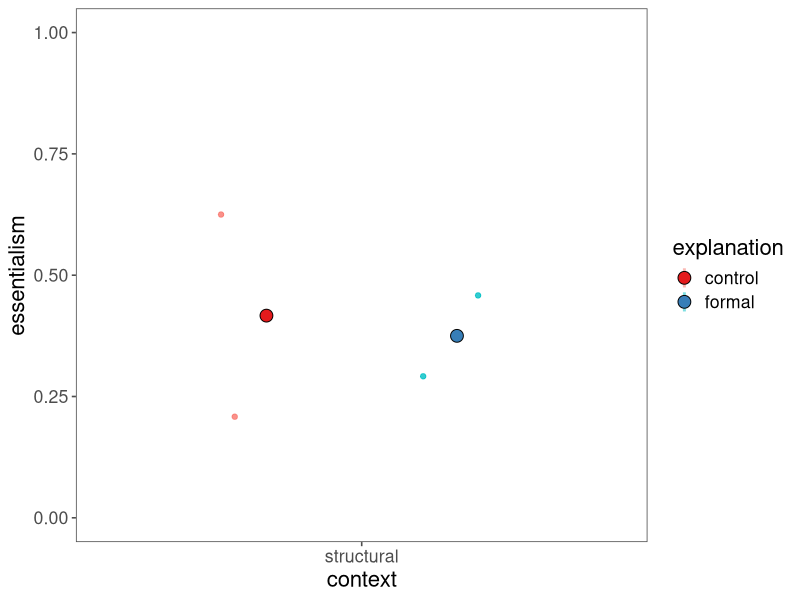
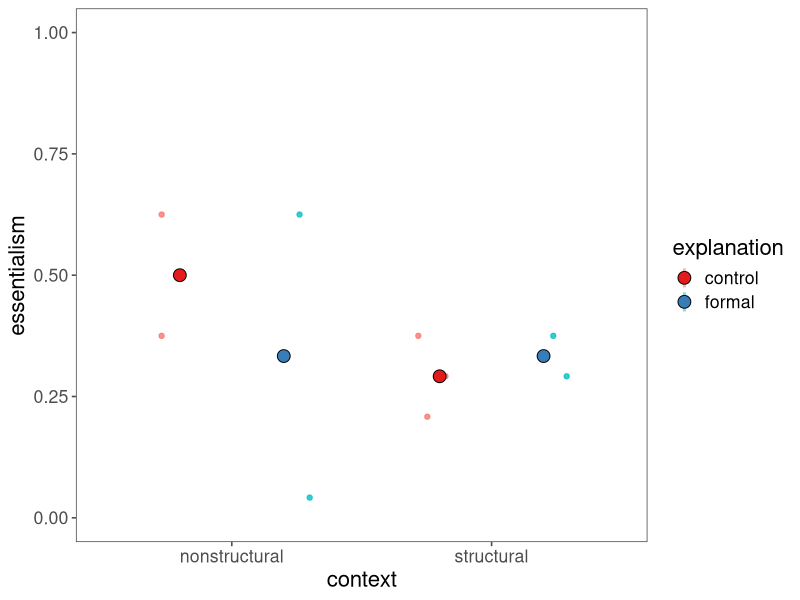
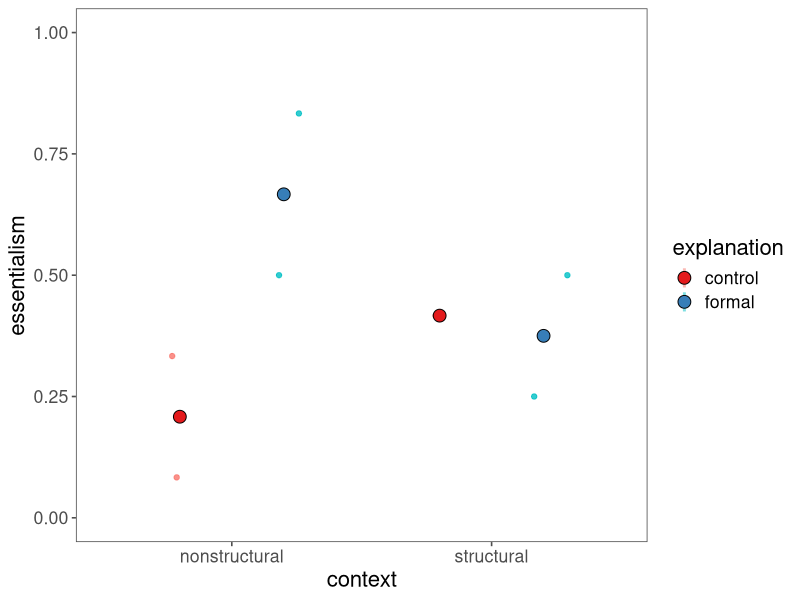
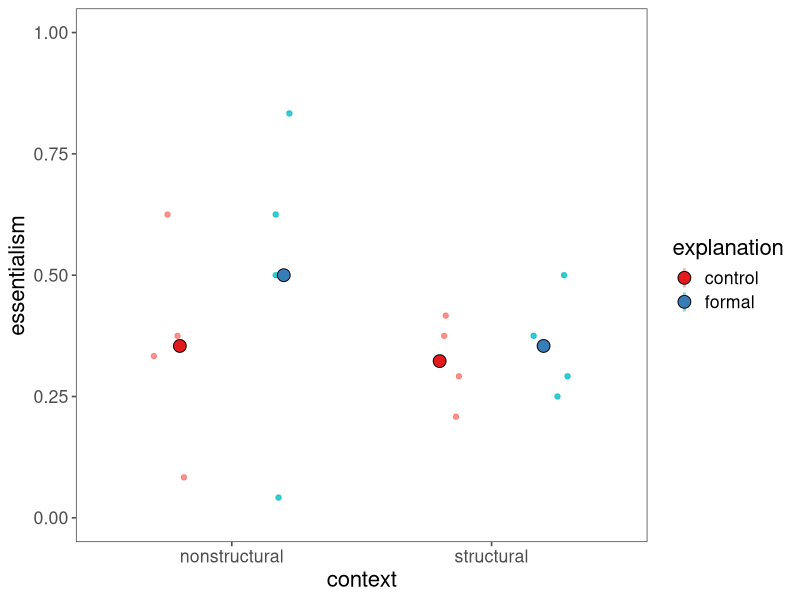
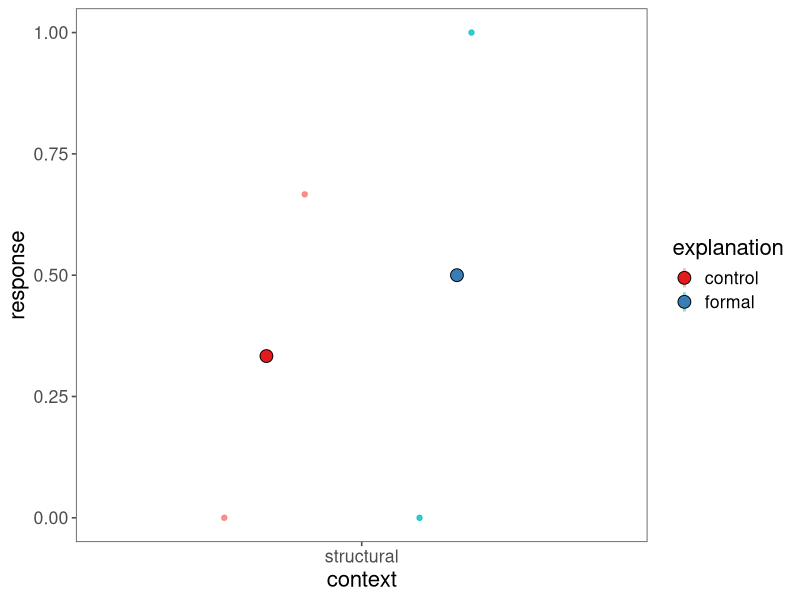
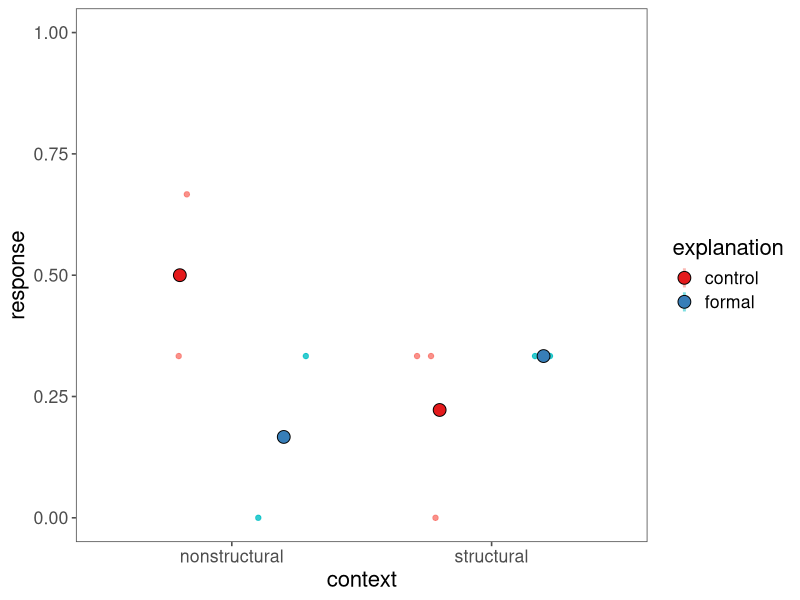
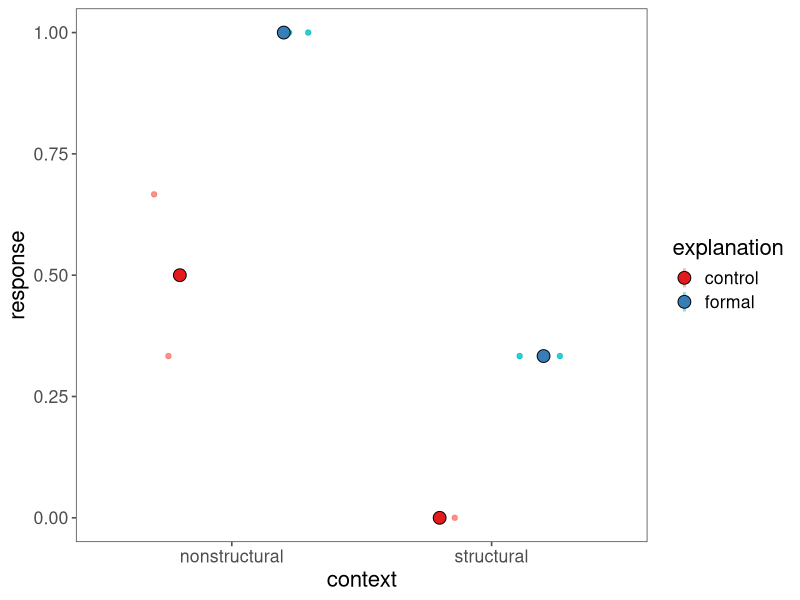
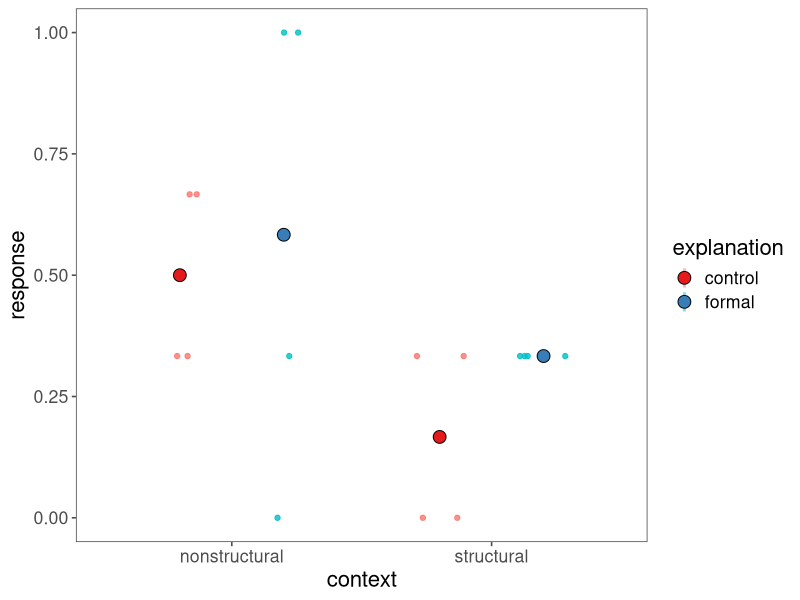

Write R code to recreate these figures, in order.
## ---- chunk 1
# pwr.t.test(d = cohensD(essentialism ~ context * explanation, data = df.means_subj),
#            power = 0.8,
#            sig.level = 0.05)
## ---- chunk 2
require("knitr")
## ---- chunk 3
#### Load relevant libraries and functions
library(tidyverse)


#### Import data for analysis
df.data <- read_csv("../data/FYP_data_pilot_children_2.csv")
## ---- chunk 4
#### Data exclusion / filtering
# Record exclusions: experimentor error, age
df.excl <- tibble(
  exp_error = sum(df.data$exp_error == "yes"),
  age = sum(df.data$age < 5 | df.data$age >= 7)
  )

# Exclude subjects: experimentor error, age
df.data <- df.data %>%
  filter(exp_error == "no" & 
           (age >= 5 & age < 7)) %>%
  select(-exp_error, -starts_with("check")) # Delete exp_error, check columns
## ---- chunk 5
#### Memory check analysis






## ---- chunk 6
#### Demographics analysis
# Add age categorical variable
df.data <- df.data %>% 
  mutate(age_cat = case_when(
    age < 5 ~ "4",
    age >= 5 & age < 6 ~ "5",
    age >= 6 & age < 7 ~ "6",
    age >= 7 ~ "7"))

# Age
df.dem_age <- df.data %>%
  count(age_cat)

# Gender
df.dem_gender <- df.data %>%
  count(gender)
## ---- chunk 7
#### Prepare data for analysis

# Recode essentialism dependent measures
df.data$fc_expl_group <- df.data$fc_expl_group %>% 
  recode("Because of the buckets in their classrooms" = 0,
         "Because girls like playing Yellow-Ball" = 1,
         "Because girls like playing Green-Ball" = 1)
df.data$fc_expl_indiv <- df.data$fc_expl_indiv %>% 
  recode("Because of the buckets in her classroom" = 0,
         "Because Suzy likes playing Yellow-Ball" = 1,
         "Because Suzy likes playing Green-Ball" = 1)
df.data$fc_expl_indiv_size <- df.data$fc_expl_indiv_size %>% 
  recode("Because of the size of the buckets in her classroom" = 0,
         "Because Suzy likes playing Yellow-Ball" = 1,
         "Because Suzy likes playing Green-Ball" = 1)

df.data$normative_group <- df.data$normative_group %>% 
  recode("Okay" = 0,
         "Not okay" = 1)
df.data$normative_indiv <- df.data$normative_indiv %>% 
  recode("Okay" = 0,
         "Not okay" = 1)

df.data$inductivePoten <- 
  if_else(df.data$cb == "girlsYellow", 
          (recode(df.data$inductivePoten,
                  "Green-Ball" = 1/6,
                  "Yellow-Ball" = 5/6,
                  "For sure Green-Ball" = 0,
                  "Maybe Green-Ball" = 1/3,
                  "Maybe Yellow-Ball" = 2/3,
                  "For sure Yellow-Ball" = 1)),
          (recode(df.data$inductivePoten,
                  "Yellow-Ball" = 1/6,
                  "Green-Ball" = 5/6,
                  "For sure Yellow-Ball" = 0,
                  "Maybe Yellow-Ball" = 1/3,
                  "Maybe Green-Ball" = 2/3,
                  "For sure Green-Ball" = 1)))

df.data$innateness_switch <- 
  if_else(df.data$cb == "girlsYellow", 
          (recode(df.data$innateness_switch,
                  "For sure Green-Ball" = 0,
                  "Maybe Green-Ball" = 1/3,
                  "Maybe Yellow-Ball" = 2/3,
                  "For sure Yellow-Ball" = 1)),
          (recode(df.data$innateness_switch,
                  "For sure Green-Ball" = 1,
                  "Maybe Green-Ball" = 2/3,
                  "Maybe Yellow-Ball" = 1/3,
                  "For sure Yellow-Ball" = 0)))


# Gather to tidy long form
df.tidy <- df.data %>% 
  select(-starts_with("check"), -ends_with("expl")) %>% 
  gather(question, response, "fc_expl_indiv":"innateness_switch")


# Order questions
df.tidy$question <-  df.tidy$question %>% 
  factor(levels=c('fc_expl_indiv_size', 'fc_expl_indiv', 'fc_expl_group', 'normative_indiv', 'normative_group', 'inductivePoten', 'innateness_switch'))


# Split dataset by DV set
df.tidy.1 <- df.tidy %>% 
  filter(dvs == "fc_expl_group, inductivePoten, normative_indiv, innateness_switch")
df.tidy.2 <- df.tidy %>% 
  filter(dvs == "fc_expl_indiv, inductivePoten, normative_group, innateness_switch")
df.tidy.3 <- df.tidy %>% 
  filter(dvs == "fc_expl_indiv_size, inductivePoten, normative_group, innateness_switch")
df.tidy.2.3 <- df.tidy %>% 
  filter(dvs == "fc_expl_indiv, inductivePoten, normative_group, innateness_switch" | dvs == "fc_expl_indiv_size, inductivePoten, normative_group, innateness_switch")

# Calculate overall essentialism measure per subject
df.means_subj <- df.tidy %>% 
  group_by(subject, age, context, explanation, dvs) %>% 
  summarize(essentialism = mean(response, na.rm = TRUE))
df.means_subj.1 <- df.tidy.1 %>% 
  group_by(subject, age, context, explanation, dvs) %>% 
  summarize(essentialism = mean(response, na.rm = TRUE))
df.means_subj.2 <- df.tidy.2 %>% 
  group_by(subject, age, context, explanation, dvs) %>% 
  summarize(essentialism = mean(response, na.rm = TRUE))
df.means_subj.3 <- df.tidy.3 %>% 
  group_by(subject, age, context, explanation, dvs) %>% 
  summarize(essentialism = mean(response, na.rm = TRUE))
df.means_subj.2.3 <- df.tidy.2.3 %>% 
  group_by(subject, age, context, explanation, dvs) %>% 
  summarize(essentialism = mean(response, na.rm = TRUE))

## ---- chunk 8
# Overall essentialism measure across subjects by condition
df.means <- df.tidy %>%
  group_by(context, explanation) %>% 
  summarize(essentialism = mean(response, na.rm = TRUE),
            sd = sd(response, na.rm = TRUE), 
            n = length(unique(subject)))
df.means

df.means.1 <- df.tidy.1 %>%
  group_by(context, explanation) %>% 
  summarize(essentialism = mean(response, na.rm = TRUE),
            sd = sd(response, na.rm = TRUE), 
            n = length(unique(subject)))
df.means.1

df.means.2 <- df.tidy.2 %>%
  group_by(context, explanation) %>% 
  summarize(essentialism = mean(response, na.rm = TRUE),
            sd = sd(response, na.rm = TRUE), 
            n = length(unique(subject)))
df.means.2

df.means.3 <- df.tidy.3 %>%
  group_by(context, explanation) %>% 
  summarize(essentialism = mean(response, na.rm = TRUE),
            sd = sd(response, na.rm = TRUE), 
            n = length(unique(subject)))
df.means.3

df.means.2.3 <- df.tidy.2.3 %>%
  group_by(context, explanation) %>% 
  summarize(essentialism = mean(response, na.rm = TRUE),
            sd = sd(response, na.rm = TRUE), 
            n = length(unique(subject)))
df.means.2.3

## ---- chunk 9
# Set visualization theme
theme_set(
  ggthemes::theme_few() +
  theme(text = element_text(size = 16)) # large text size for presentation figures
)
## ---- chunk 10
# Pilot 2.1: essentialism by context and explanation
ggplot(df.means_subj.1, aes(x = context, y = essentialism, fill = explanation, color = explanation)) +
  geom_point(position = position_jitterdodge(jitter.width = 0.2, dodge.width = 0.8),
             alpha = 0.8) + 
  stat_summary(fun.data = "mean_cl_boot",
               position = position_dodge(width = 0.8),
               geom = "linerange",
               size = 1,
               alpha = 0.5) +
  stat_summary(fun.y = "mean",
               position = position_dodge(width = 0.8),
               geom = "point",
               shape = 21,
               color = "black",
               size = 4) +
  scale_fill_brewer(palette = "Set1") +
  scale_y_continuous(limits = c(0, 1))
ggsave("FYP_pilot_children_2.1_contextExpl.png", width = 5)

# Pilot 2.2: essentialism by context and explanation
ggplot(df.means_subj.2, aes(x = context, y = essentialism, fill = explanation, color = explanation)) +
  geom_point(position = position_jitterdodge(jitter.width = 0.2, dodge.width = 0.8),
             alpha = 0.8) + 
  stat_summary(fun.data = "mean_cl_boot",
               position = position_dodge(width = 0.8),
               geom = "linerange",
               size = 1,
               alpha = 0.5) +
  stat_summary(fun.y = "mean",
               position = position_dodge(width = 0.8),
               geom = "point",
               shape = 21,
               color = "black",
               size = 4) +
  scale_fill_brewer(palette = "Set1") +
  scale_y_continuous(limits = c(0, 1))
ggsave("FYP_pilot_children_2.2_contextExpl.png", width = 5)

# Pilot 2.3: essentialism by context and explanation
ggplot(df.means_subj.3, aes(x = context, y = essentialism, fill = explanation, color = explanation)) +
  geom_point(position = position_jitterdodge(jitter.width = 0.2, dodge.width = 0.8),
             alpha = 0.8) + 
  stat_summary(fun.data = "mean_cl_boot",
               position = position_dodge(width = 0.8),
               geom = "linerange",
               size = 1,
               alpha = 0.5) +
  stat_summary(fun.y = "mean",
               position = position_dodge(width = 0.8),
               geom = "point",
               shape = 21,
               color = "black",
               size = 4) +
  scale_fill_brewer(palette = "Set1") +
  scale_y_continuous(limits = c(0, 1))
ggsave("FYP_pilot_children_2.3_contextExpl.png", width = 5)

# Pilot 2.2 + 2.3: essentialism by context and explanation
ggplot(df.means_subj.2.3, aes(x = context, y = essentialism, fill = explanation, color = explanation)) +
  geom_point(position = position_jitterdodge(jitter.width = 0.2, dodge.width = 0.8),
             alpha = 0.8) + 
  stat_summary(fun.data = "mean_cl_boot",
               position = position_dodge(width = 0.8),
               geom = "linerange",
               size = 1,
               alpha = 0.5) +
  stat_summary(fun.y = "mean",
               position = position_dodge(width = 0.8),
               geom = "point",
               shape = 21,
               color = "black",
               size = 4) +
  scale_fill_brewer(palette = "Set1") +
  scale_y_continuous(limits = c(0, 1))
ggsave("FYP_pilot_children_2.2_2.3_contextExpl.png", width = 5)

# Pilot 2.1 (innateness switch only): essentialism by context and explanation
ggplot(df.tidy.1 %>% filter(question == "innateness_switch"), aes(x = context, y = response, fill = explanation, color = explanation)) +
  geom_point(position = position_jitterdodge(jitter.width = 0.2, dodge.width = 0.8),
             alpha = 0.8) + 
  stat_summary(fun.data = "mean_cl_boot",
               position = position_dodge(width = 0.8),
               geom = "linerange",
               size = 1,
               alpha = 0.5) +
  stat_summary(fun.y = "mean",
               position = position_dodge(width = 0.8),
               geom = "point",
               shape = 21,
               color = "black",
               size = 4) +
  scale_fill_brewer(palette = "Set1") +
  scale_y_continuous(limits = c(0, 1))
ggsave("FYP_pilot_children_2.1_contextExpl_innatenessSwitch.png", width = 5)

# Pilot 2.2 (innateness switch only): essentialism by context and explanation
ggplot(df.tidy.2 %>% filter(question == "innateness_switch"), aes(x = context, y = response, fill = explanation, color = explanation)) +
  geom_point(position = position_jitterdodge(jitter.width = 0.2, dodge.width = 0.8),
             alpha = 0.8) + 
  stat_summary(fun.data = "mean_cl_boot",
               position = position_dodge(width = 0.8),
               geom = "linerange",
               size = 1,
               alpha = 0.5) +
  stat_summary(fun.y = "mean",
               position = position_dodge(width = 0.8),
               geom = "point",
               shape = 21,
               color = "black",
               size = 4) +
  scale_fill_brewer(palette = "Set1") +
  scale_y_continuous(limits = c(0, 1))
ggsave("FYP_pilot_children_2.2_contextExpl_innatenessSwitch.png", width = 5)

# Pilot 2.3 (innateness switch only): essentialism by context and explanation
ggplot(df.tidy.3 %>% filter(question == "innateness_switch"), aes(x = context, y = response, fill = explanation, color = explanation)) +
  geom_point(position = position_jitterdodge(jitter.width = 0.2, dodge.width = 0.8),
             alpha = 0.8) + 
  stat_summary(fun.data = "mean_cl_boot",
               position = position_dodge(width = 0.8),
               geom = "linerange",
               size = 1,
               alpha = 0.5) +
  stat_summary(fun.y = "mean",
               position = position_dodge(width = 0.8),
               geom = "point",
               shape = 21,
               color = "black",
               size = 4) +
  scale_fill_brewer(palette = "Set1") +
  scale_y_continuous(limits = c(0, 1))
ggsave("FYP_pilot_children_2.3_contextExpl_innatenessSwitch.png", width = 5)

# Pilot 2.2 + 2.3 (innateness switch only): essentialism by context and explanation
ggplot(df.tidy.2.3 %>% filter(question == "innateness_switch"), aes(x = context, y = response, fill = explanation, color = explanation)) +
  geom_point(position = position_jitterdodge(jitter.width = 0.2, dodge.width = 0.8),
             alpha = 0.8) + 
  stat_summary(fun.data = "mean_cl_boot",
               position = position_dodge(width = 0.8),
               geom = "linerange",
               size = 1,
               alpha = 0.5) +
  stat_summary(fun.y = "mean",
               position = position_dodge(width = 0.8),
               geom = "point",
               shape = 21,
               color = "black",
               size = 4) +
  scale_fill_brewer(palette = "Set1") +
  scale_y_continuous(limits = c(0, 1))
ggsave("FYP_pilot_children_2.2_2.3_contextExpl_innatenessSwitch.png", width = 5)

# Pilot 2.1 + 2.2 + 2.3 (innateness switch only): essentialism by context and explanation
ggplot(df.tidy %>% filter(question == "innateness_switch"), aes(x = context, y = response, fill = explanation, color = explanation)) +
  geom_point(position = position_jitterdodge(jitter.width = 0.2, dodge.width = 0.8),
             alpha = 0.8) + 
  stat_summary(fun.data = "mean_cl_boot",
               position = position_dodge(width = 0.8),
               geom = "linerange",
               size = 1,
               alpha = 0.5) +
  stat_summary(fun.y = "mean",
               position = position_dodge(width = 0.8),
               geom = "point",
               shape = 21,
               color = "black",
               size = 4) +
  scale_fill_brewer(palette = "Set1") +
  scale_y_continuous(limits = c(0, 1))
ggsave("FYP_pilot_children_2.1_2.2_2.3_contextExpl_innatenessSwitch.png", width = 5)

# Essentialism by explanation over age, faceted by context
ggplot(df.means_subj.2.3, aes(x = age, y = essentialism, fill = explanation, color = explanation)) +
  facet_wrap(~ context) +
  geom_point(alpha = 0.5) + 
  geom_smooth(method = "lm", se = FALSE) +
  scale_fill_brewer(palette = "Set1") +
  scale_y_continuous(limits = c(0, 1))

# Essentialism by context and explanation, faceted by DV
ggplot(df.tidy.2.3, aes(x = context, y = response, fill = explanation, color = explanation)) +
  facet_wrap(~ question) +
  geom_point(alpha = 0.4,
             position = position_jitterdodge(jitter.width = 0.2, jitter.height = 0.05, dodge.width = 0.4)) + 
  scale_fill_brewer(palette = "Set1") +
  scale_y_continuous(limits = c(0, 1))
ggsave("FYP_pilot_children_2_contextExpl_DV.png")
## ---- chunk 11
df.means_subj.2.3 %>% 
  aov(essentialism ~ 1 + context * explanation, .) %>% 
  summary()
## ---- chunk 12

